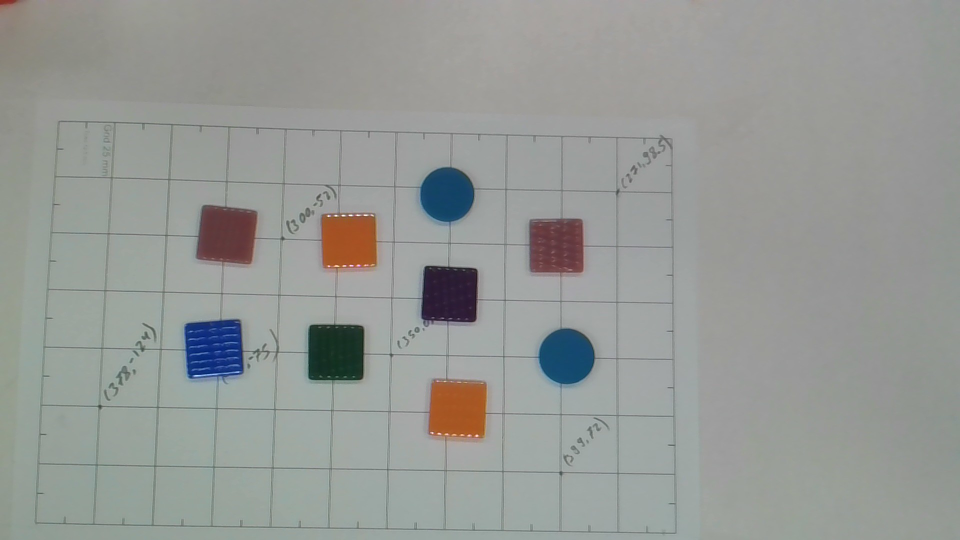
#> input picture inputimage.jpg, 1920 x 1080 px (shown at 1/2 size); its folder holds only this picture in this run
$ python -i app_ui.py   (imports and definitions only)
#> lines starting #> are read from the running program, lines starting #| are printed output that depends on the picture; after the words box and inside, x2 and y2 are one past the last pixel; in counts of white or black regions, pixels touching at a corner belong together
#> further down, picture is the input picture: shape (1080, 1920, 3); mean B, G, R 149.7, 152.9, 149.8
"""
Dobot MG400 Vision Pick & Place UI
Run: python -m streamlit run app_ui.py
"""

import streamlit as st
import cv2
import numpy as np
import pandas as pd
import math
import sys
from pathlib import Path

# [9 lines not run here, left out]

# [1 line that did not run here, left out]

# [1 line that did not run here, left out]
# [21 lines not run here, left out]


# ------------------------------------------------
# IMAGE DISPLAY
# ------------------------------------------------

# [1 line that did not run here, left out]

# [10 lines not run here, left out]

# [1 line that did not run here, left out]

# [1 line that did not run here, left out]
# [1 line that did not run here, left out]
# [1 line that did not run here, left out]


# ------------------------------------------------
# DETECT BUTTON
# ------------------------------------------------

# [1 line that did not run here, left out]


# ------------------------------------------------
# DETECTION LOGIC (mirrors detect.py exactly)
# ------------------------------------------------

def run_detection(image_bgr, shape_filter=None, color_filter=None):
    """
    Replicates detect.py:
      Shapes: Circle / Square / Rectangle
      Colors: Red / Yellow / Green / Blue
    Returns (objects, overlay_image)
      objects = list of dicts with center, shape, color
    """
    img      = image_bgr.copy()
    hsv_img  = cv2.cvtColor(img, cv2.COLOR_BGR2HSV)
#> hsv_img: shape (1080, 1920, 3); mean H, S, V 54.2, 16.7, 155.4
    img_gray = cv2.cvtColor(img, cv2.COLOR_BGR2GRAY)
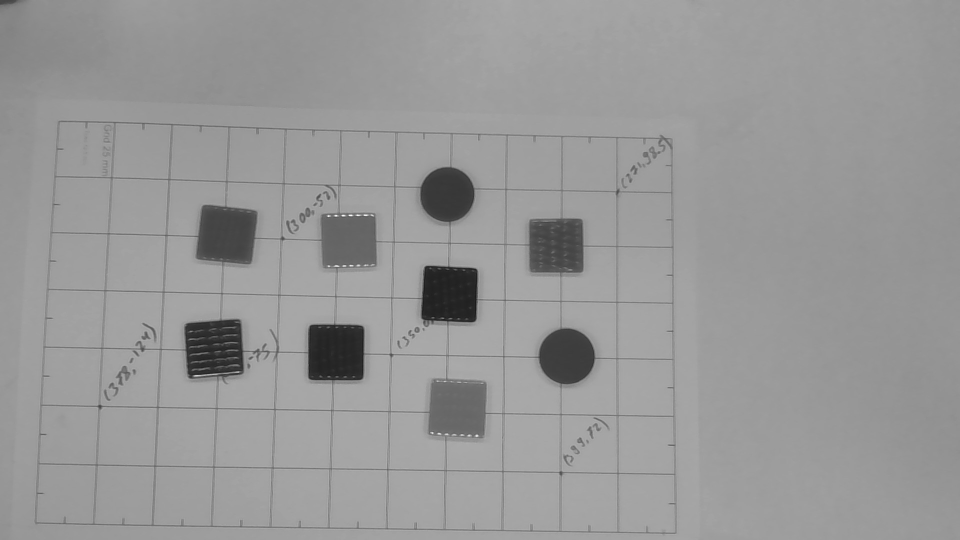
#> img_gray: shape (1080, 1920) (shown at 1/2 size); min 22, max 253, mean 151.6

    _, th = cv2.threshold(img_gray, 0, 255, cv2.THRESH_BINARY_INV + cv2.THRESH_OTSU)
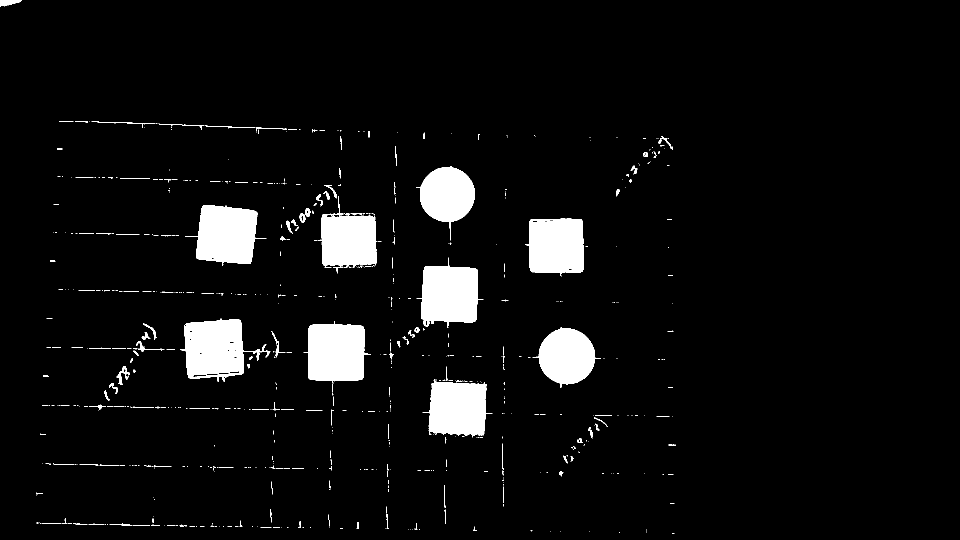
#> th: shape (1080, 1920) (shown at 1/2 size); 5.4% white; 632 white regions (501 under 20 px), largest, box (x1, y1, x2, y2) and area: (607, 642, 742, 767) 12376, (360, 637, 502, 764) 12351, (370, 410, 533, 532) 12307
    kernel = np.ones((5, 5), np.uint8)
    th = cv2.morphologyEx(th, cv2.MORPH_OPEN,  kernel)
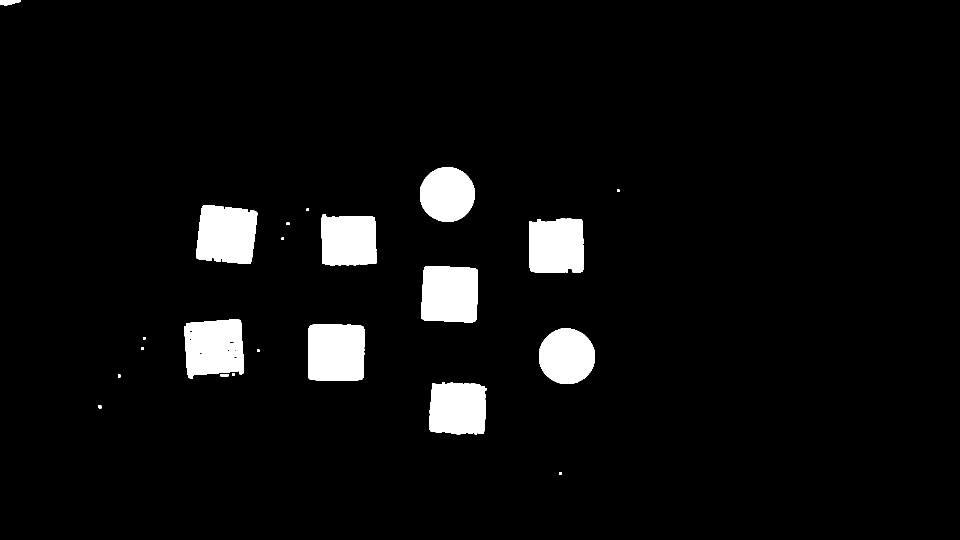
#> th: shape (1080, 1920) (shown at 1/2 size); 4.9% white; 22 white regions, largest, box (x1, y1, x2, y2) and area: (617, 649, 729, 761) 12323, (393, 410, 515, 528) 12164, (843, 532, 955, 645) 11932
    th = cv2.morphologyEx(th, cv2.MORPH_CLOSE, kernel)
#> th: shape (1080, 1920); 4.9% white; 20 white regions, largest, box (x1, y1, x2, y2) and area: (617, 649, 729, 761) 12329, (393, 410, 515, 528) 12237, (369, 639, 487, 757) 12200

    num_labels, labels, stats, centroids = cv2.connectedComponentsWithStats(th, connectivity=8)
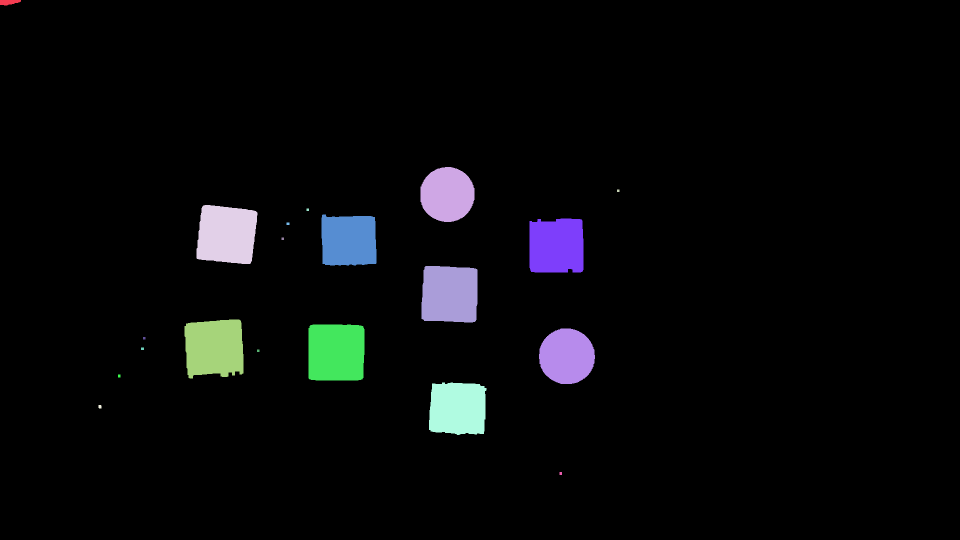
#> labels: shape (1080, 1920) int32 (shown at 1/2 size); 21 distinct labels, from 0 to 20; one colour per label, 0 black
#> num_labels = 21; stats = 21 rows, first 6: [0, 0, 1920, 1080, 1972400], [0, 0, 42, 11, 348], [841, 334, 108, 110, 9463], [1234, 379, 5, 5, 25], [393, 410, 122, 118, 12237], [613, 417, 5, 5, 25]; centroids = 21 rows, first 8: [968.5, 536.6], [17.46, 3.96], [894.2, 388.6], [1236, 381], [452.9, 468.9], [615, 419], [697.2, 480.6], [1112.7, 491.8]

    objects = []
    for i in range(1, num_labels):
        area = stats[i, cv2.CC_STAT_AREA]
        if not (1000 < area < 31000):
            continue

        w, h   = stats[i, cv2.CC_STAT_WIDTH], stats[i, cv2.CC_STAT_HEIGHT]
        cx, cy = centroids[i]
        aspect = w / float(h)

        mask      = (labels == i).astype("uint8") * 255
        contours, _ = cv2.findContours(mask, cv2.RETR_EXTERNAL, cv2.CHAIN_APPROX_SIMPLE)
        if not contours:
            continue

        cnt       = contours[0]
        perimeter = cv2.arcLength(cnt, True)
        if perimeter == 0:
            continue

        circularity = 4 * math.pi * area / (perimeter ** 2)
        approx      = cv2.approxPolyDP(cnt, 0.02 * perimeter, True)
        vertices    = len(approx)

        if   circularity > 0.85:              detected_shape = "Circle"
        elif vertices == 4:
            detected_shape = "Square" if 0.9 <= aspect <= 1.1 else "Rectangle"
        else:                                 detected_shape = "Unknown"

        hsv_obj = cv2.bitwise_and(hsv_img, hsv_img, mask=mask)
        hues    = hsv_obj[:, :, 0][mask == 255]
        if len(hues) == 0:
            continue
        mh = np.mean(hues)
        if   (0 <= mh <= 12) or (160 <= mh <= 179): detected_color = "Red"
        elif  10 <= mh <= 35:                        detected_color = "Yellow"
        elif  40 <= mh <= 85:                        detected_color = "Green"
        elif  95 <= mh <= 130:                       detected_color = "Blue"
        else:                                        detected_color = "Unknown"

        if shape_filter and shape_filter != "Any" and detected_shape != shape_filter:
            continue
        if color_filter and color_filter != "Any" and detected_color != color_filter:
            continue

        objects.append({
            "center": (int(cx), int(cy)),
            "shape":  detected_shape,
            "color":  detected_color,
        })
#> this loop made 20 passes
#> (area, w, h, cx, cy, aspect, perimeter, circularity) on passes 4, 6, 7, 10, 11, 12, 18: (12237, 122, 118, 452.9, 468.9, 1.03, 444.4, 0.779), (10457, 110, 102, 697.2, 480.6, 1.08, 417.8, 0.753), (11181, 108, 108, 1112.7, 491.8, 1, 443.7, 0.714), (11941, 112, 113, 899.1, 588.2, 0.991, 430.2, 0.811), (12200, 118, 118, 428.3, 695.3, 1, 483.7, 0.655), (12329, 112, 112, 672, 704.5, 1, 433.1, 0.826), (10914, 115, 105, 915.1, 816.8, 1.1, 433.7, 0.729)
#> (area, w, h, cx, cy, aspect, perimeter, circularity) on passes 2, 13: (9463, 108, 110, 894.2, 388.6, 0.982, 361.1, 0.912), (9845, 112, 111, 1133.3, 712.3, 1.01, 369.9, 0.904)
#> pass 2, in run_detection, `mask      = (labels == i).astype("uint8") * 255`:
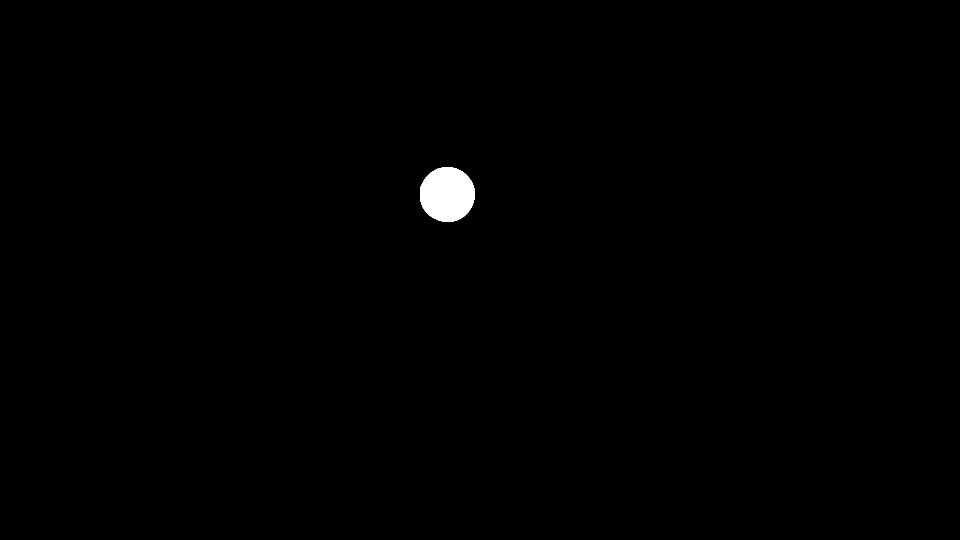
#> mask: shape (1080, 1920) (shown at 1/2 size); 0.46% white; 1 white region, box (x1, y1, x2, y2) and area: (841, 334, 949, 444) 9463
#> after the loop:
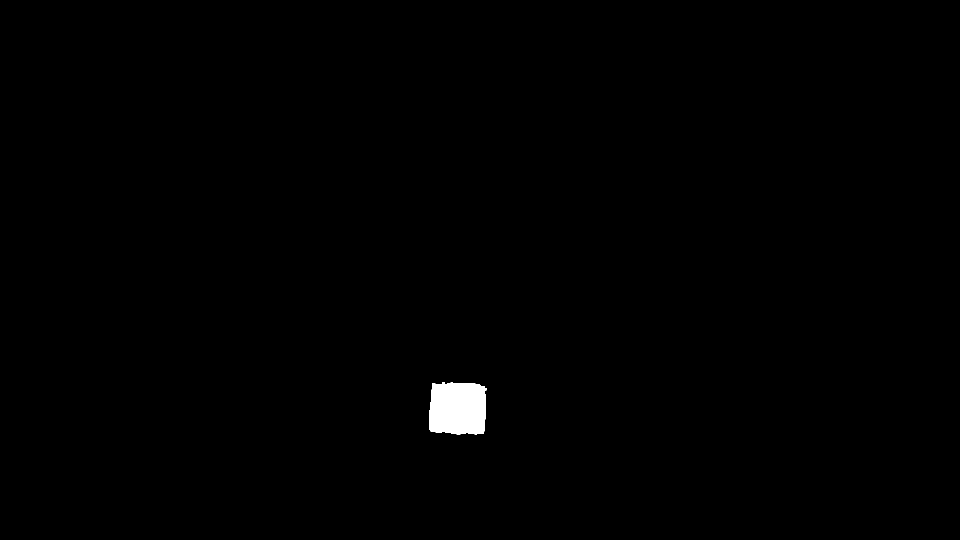
#> mask: shape (1080, 1920) (shown at 1/2 size); 0.53% white; 1 white region, box (x1, y1, x2, y2) and area: (858, 765, 973, 870) 10914
#> after the loop, objects = 9 items

    # Draw overlay
    overlay = img.copy()
    DOT = {"Red":(0,0,255), "Green":(0,200,0), "Blue":(255,120,0), "Yellow":(0,200,200)}
    for obj in objects:
        u, v    = obj["center"]
        dot_bgr = DOT.get(obj["color"], (0,255,0))
        cv2.circle(overlay, (u, v), 10, dot_bgr,      -1)
        cv2.circle(overlay, (u, v), 13, (255,255,255),  2)
        cv2.putText(overlay, f"{obj['shape']} | {obj['color']}",
                    (u + 16, v - 6), cv2.FONT_HERSHEY_SIMPLEX, 0.55, (0,0,0),       2)
        cv2.putText(overlay, f"{obj['shape']} | {obj['color']}",
                    (u + 16, v - 6), cv2.FONT_HERSHEY_SIMPLEX, 0.55, (255,255,255), 1)
#> this loop made 9 passes
#> (u, v, dot_bgr) on passes 1 to 9: (894, 388, (255, 120, 0)), (452, 468, (0, 255, 0)), (697, 480, (0, 0, 255)), (1112, 491, (0, 0, 255)), (899, 588, (0, 255, 0)), (428, 695, (255, 120, 0)), (671, 704, (0, 200, 0)), (1133, 712, (255, 120, 0)), (915, 816, (0, 0, 255))
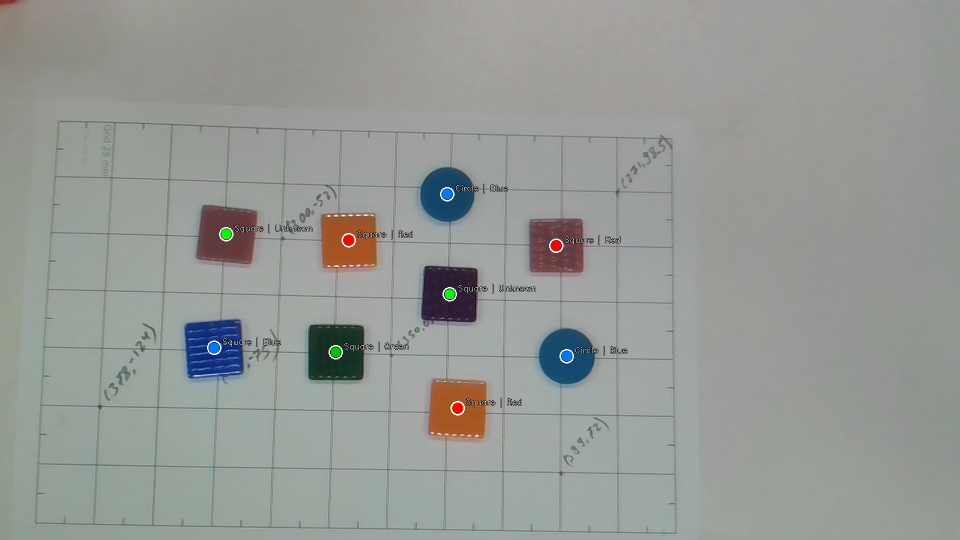
#> overlay: shape (1080, 1920, 3) (shown at 1/2 size); 0.6% of pixels changed, all inside (x1, y1, x2, y2) = (414, 367, 1255, 831)

    return objects, overlay


# [58 lines not run here, left out]


# ------------------------------------------------
# RUN ROBOT
# ------------------------------------------------

# [1 line that did not run here, left out]

# [14 lines not run here, left out]

>>> import cv2
>>> picture = cv2.imread('inputimage.jpg')
>>> result = run_detection(picture)
